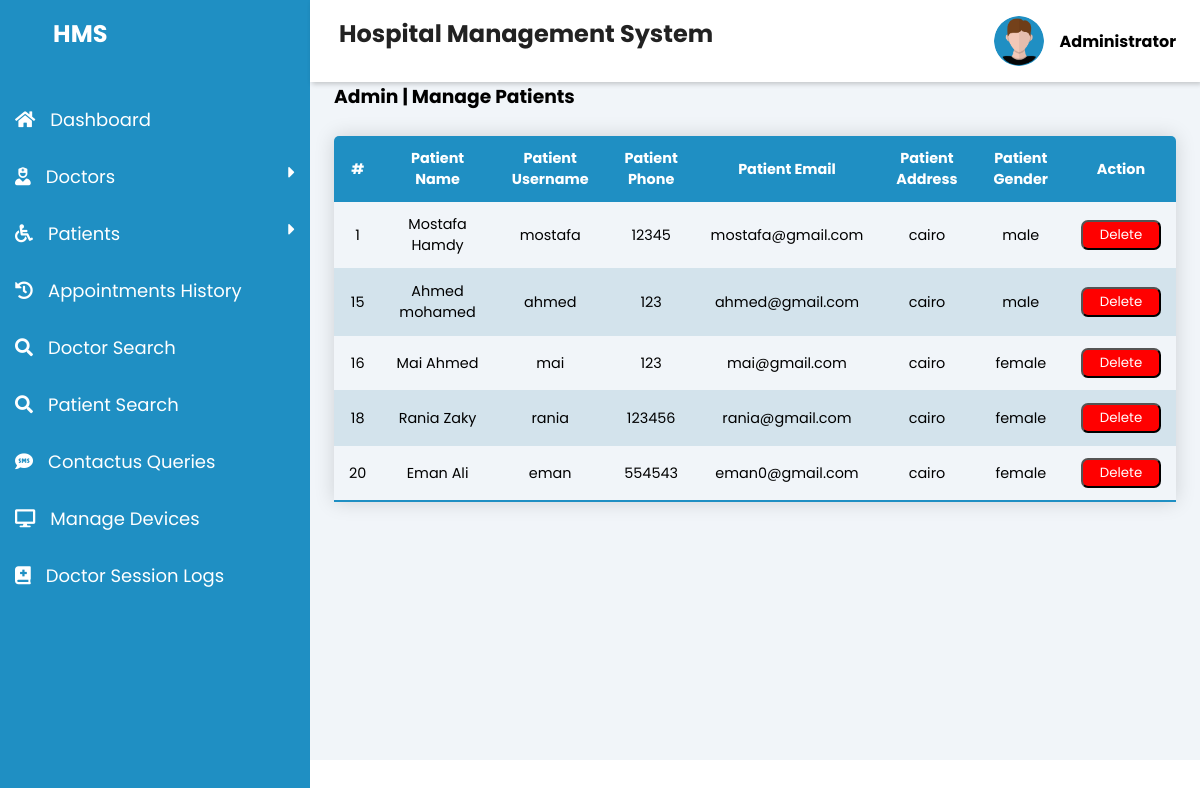
The page /HMS/HMIS/Admin/Manage-Patients.php on the database its author committed.
### tables this page shows
CREATE TABLE `patients` (
  `id` int(11) NOT NULL,
  `fullname` varchar(50) NOT NULL,
  `username` varchar(50) NOT NULL,
  `email` varchar(50) NOT NULL,
  `phone` varchar(20) NOT NULL,
  `city` varchar(50) NOT NULL,
  `address` varchar(50) NOT NULL,
  `password` varchar(20) NOT NULL,
  `gender` enum('male','female') NOT NULL
);

### HMS/HMIS/Admin/Manage-Patients.php (the view, shortened to what this page needs)
<!DOCTYPE html>
<html>
<head>
    <link rel="stylesheet" href="https://maxst.icons8.com/vue-static/landings/line-awesome/line-awesome/1.3.0/css/line-awesome.min.css">
    <link rel="stylesheet" href="https://cdnjs.cloudflare.com/ajax/libs/font-awesome/5.15.3/css/all.min.css" />
    <link rel="stylesheet" href="dashboard-style.css">
</head>
<body>
    <div class="sidebar">
        <div class="sidebar-brand">
            <h2><span class="las la-clinic-medical"></span> <span>HMS</span></h2>
        </div>
        <div class="sidebar-menu">
            <ul>
                <li> <a href="Admin-dashboard.php">
                        <i class="fas fa-home"></i><span style="margin-left: 15px;">Dashboard</span>
                    </a>
                </li>
                <li> <a href="#">
                        <i class="fas fa-user-nurse"></i><span style="margin-left: 15px;">Doctors</span>
                        <i class="fas fa-caret-right icon" style="float: right;"></i>
                    </a>
                </li>
                <li><a href="#">
                        <i class="fas fa-wheelchair"></i><span style="margin-left: 15px;">Patients</span>
                        <i class="fas fa-caret-right icon" style="float: right;"></i>
                    </a>
                </li>
                <li> <a href="Appointment-History.php">
                        <i class="fas fa-history"></i><span style="margin-left: 15px;">Appointments History</span>
                    </a>
                </li>
                <li> <a href="Doctors-Search.php">
                        <i class="fas fa-search"></i><span style="margin-left: 15px;">Doctor Search</span>
                    </a>
                </li>
                <li> <a href="Patients-Search.php">
                        <i class="fas fa-search"></i><span style="margin-left: 15px;">Patient Search</span>
                    </a>
                </li>
                <li> <a href="Contactus-Show.php">
                        <i class="fas fa-sms"></i><span style="margin-left: 15px;">Contactus Queries</span>
                    </a>
                </li>
                <li> <a href="Devices-Show.php">
                        <i class="fas fa-desktop"></i><span style="margin-left: 15px;">Manage Devices</span>
                    </a>
                </li>
                <li> <a href="#">
                        <i class="fas fa-book-medical"></i><span style="margin-left: 15px;">Doctor Session Logs</span>
                    </a>
                </li>
            </ul>
        </div>
    </div>
    <div class="main-content">
        <header>
            <h2>
                <label for="nav-toggle">
                    <span class="las la-bars"></span>
                </label> Hospital Management System
            </h2>
            <div class="user-wrapper">
                <img src="../img/profile.png" width="50px" height="50px" alt="">
                <div>
                    <h4>Administrator</h4>
                </div>
            </div>
        </header>
        <main>
            <div class="mainTitle">
                <h3>Admin | Manage Patients</h3>
            </div>
            <table class="content-table">
                <thead>
                    <tr>
                        <th>#</th>
                        <th>Patient Name</th>
                        <th>Patient Username</th>
                        <th>Patient Phone</th>
                        <th>Patient Email</th>
                        <th>Patient Address</th>
                        <th>Patient Gender</th>
                        <th>Action</th>
                    </tr>
                </thead>
                <tbody>
                    <?php
                    $conn = new mysqli('localhost', 'root', '', 'hospital');
                    $sql = "SELECT * FROM patients";
                    $result = $conn->query($sql);
                    if ($result->num_rows > 0) {
                        while ($row = $result->fetch_assoc()) {
                    ?>
                            <tr>
                                <td><?php echo $row['id']; ?></td>
                                <td><?php echo $row['fullname']; ?></td>
                                <td><?php echo $row['username']; ?></td>
                                <td><?php echo $row['phone']; ?></td>
                                <td><?php echo $row['email']; ?></td>
                                <td><?php echo $row['address']; ?></td>
                                <td><?php echo $row['gender']; ?></td>
                                <td>
                                    <form action="" method="post">
                                        <button class="delete-btn" type="submit" name="P_delete_btn" style="background-color:red; color:white; width:80px; height:30px; border-radius: 7px;" onclick="alert('Successfully Patient has been deleted..')"> Delete</button>
                                    </form>
                                </td>
                            </tr>
                    <?php
                        }
                    } else {
                        echo "No Record Found";
                    }
                    ?>
                </tbody>
            </table>
        </main>
    </div>
</body>
</html>

### HMS/HMIS/Admin/dashboard-style.css (style rules this page uses)
:root { --main-color: #1f8fc3; --color-dark: #1D2231; --text-grey: #8390A2; }
* { padding: 0; margin: 0; box-sizing: border-box; list-style-type: none; text-decoration: none; font-family: 'Poppins', sans-serif; }
.sidebar { width: 310px; position: fixed; left: 0; top: 0; height: 100%; background: #1f8fc3; z-index: 100; transition: width 300ms; }
.sidebar-brand { height: 75px; padding: 1rem 0rem 1rem 2rem; color: #fff; }
.sidebar-brand span { display: inline-block; padding-right: 1rem; }
.sidebar-menu { margin-top: 1rem; }
.sidebar-menu li { transition: 1s all; font-family: 'Poppins', sans-serif; font-size: 18px; padding: 15px; color: #fff; list-style: none; display: block; border-top-right-radius: 10px 10px; border-bottom-right-radius: 10px 10px; }
.sidebar-menu li a { color: white; }
.main-content { transition: margin-left 300ms; margin-left: 310px; }
header { background: #fff; display: flex; justify-content: space-between; padding: 1rem 1.5rem; box-shadow: 2px 2px 5px rgba(0, 0, 0, 0.2); position: fixed; left: 310px; width: calc(100% - 310px); top: 0; z-index: 100; transition: left 300ms; }
header h2 { color: #222; }
header label span { padding-right: 5px; }
.user-wrapper { display: flex; align-items: center; }
.user-wrapper img { border-radius: 70%; margin-right: 1rem; }
main { margin-top: 50px; padding: 2rem 1.5rem; background: #f1f5f9; min-height: calc(100vh - 90px); }
.content-table { border-collapse: collapse; margin: 25px 0; font-size: 0.9em; min-width: 400px; border-radius: 5px 5px 0 0; overflow: hidden; box-shadow: 0 0 20px rgba(0, 0, 0, 0.15); }
.content-table thead tr { background-color: var(--main-color); color: #ffffff; text-align: left; font-weight: bold; }
.content-table th, .content-table td { padding: 12px 15px; text-align: center; }
.content-table tbody tr { border-bottom: 1px solid #d3e3ec; }
.content-table tbody tr:nth-of-type(even) { background-color: #d3e3ec; }
.content-table tbody tr:last-of-type { border-bottom: 2px solid var(--main-color); }

### rows shown on the page
patients: id "1", fullname "Mostafa Hamdy", username "mostafa", phone "12345", email "mostafa@gmail.com", address "cairo", gender "male"
patients: id "15", fullname "Ahmed mohamed", username "ahmed", phone "123", email "ahmed@gmail.com", address "cairo", gender "male"
patients: id "16", fullname "Mai Ahmed", username "mai", phone "123", email "mai@gmail.com", address "cairo", gender "female"
patients: id "18", fullname "Rania Zaky", username "rania", phone "123456", email "rania@gmail.com", address "cairo", gender "female"
patients: id "20", fullname "Eman Ali", username "eman", phone "554543", email "eman0@gmail.com", address "cairo", gender "female"
